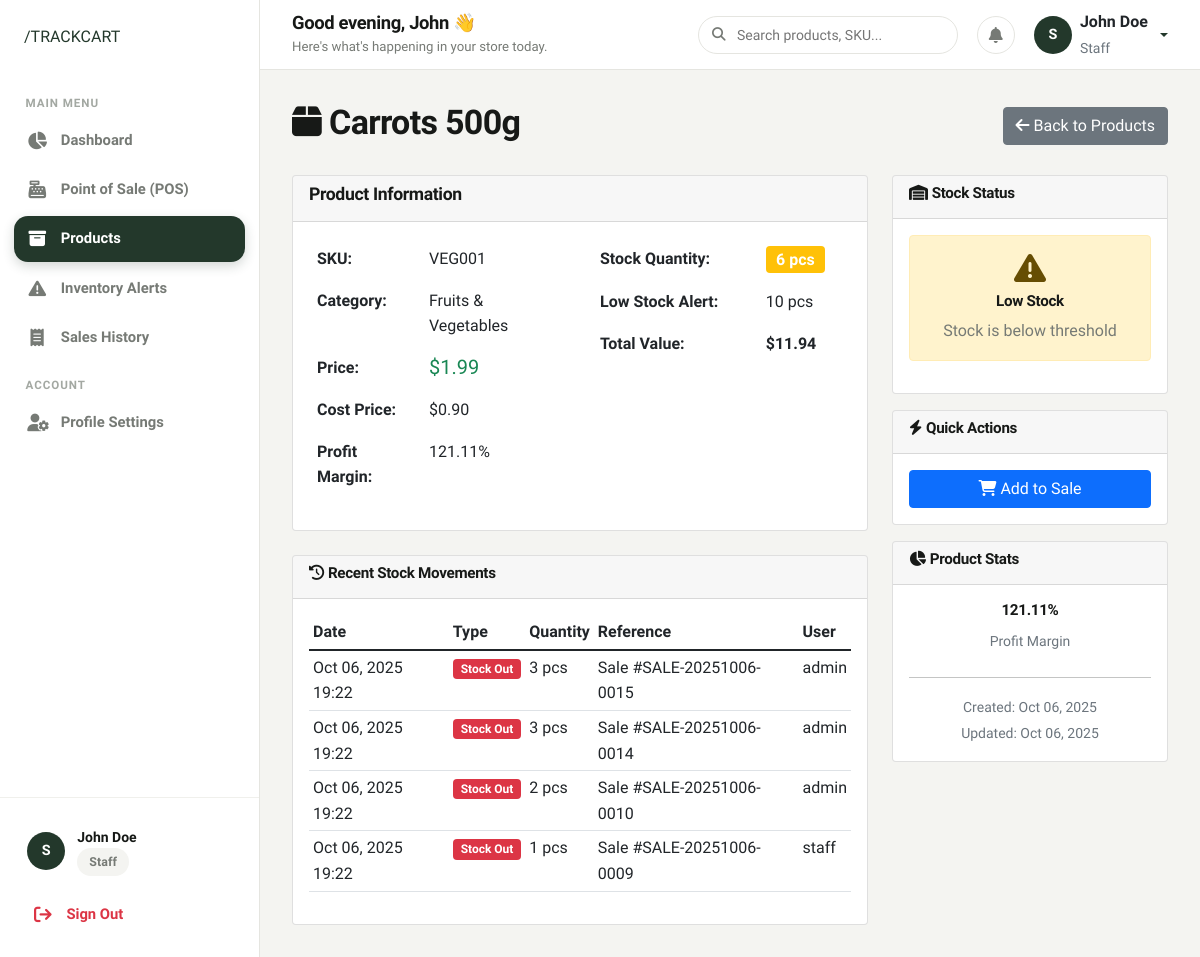
The page /products/19/detail/ (signed in) on the database as committed earlier.
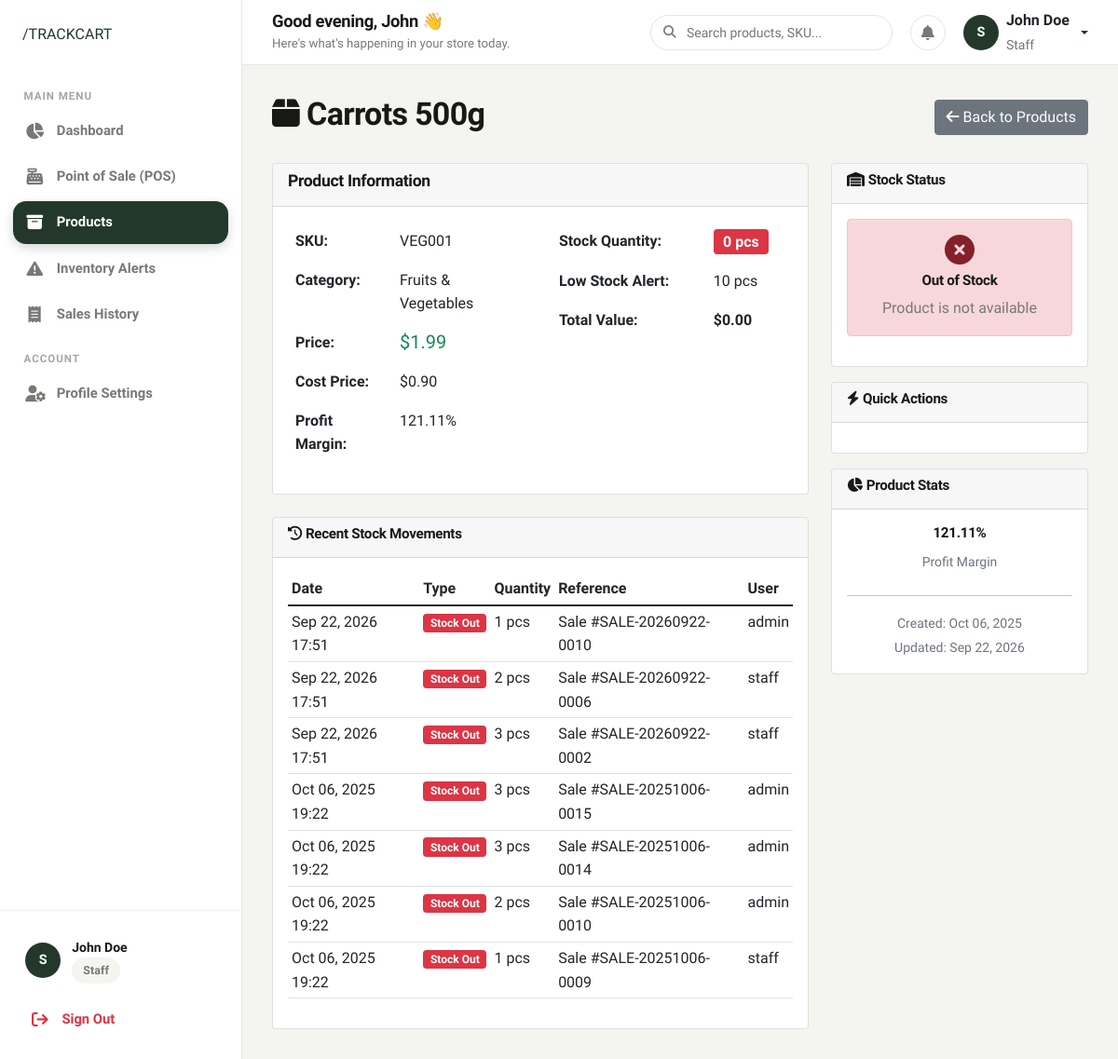
The same page on the database as committed later.
### authentication/models.py (models this page shows, shortened)
class UserProfile(models.Model):
    ROLE_CHOICES = [
        ('admin', 'Admin'),
        ('staff', 'Staff'),
    ]
    user = models.OneToOneField(User, on_delete=models.CASCADE)
    role = models.CharField(max_length=10, choices=ROLE_CHOICES, default='staff')
    phone = models.CharField(max_length=15, blank=True, null=True)
    address = models.TextField(blank=True, null=True)
    created_at = models.DateTimeField(auto_now_add=True)
    updated_at = models.DateTimeField(auto_now=True)
    @property
    def is_admin(self):
        return self.role == 'admin'

### products/models.py (models this page shows, shortened)
class Product(models.Model):
    name = models.CharField(max_length=200)
    sku = models.CharField(max_length=50, unique=True, help_text="Stock Keeping Unit")
    barcode = models.CharField(max_length=100, blank=True, null=True, unique=True)
    category = models.ForeignKey(Category, on_delete=models.PROTECT, related_name='products')
    description = models.TextField(blank=True, null=True)
    price = models.DecimalField(max_digits=10, decimal_places=2, validators=[MinValueValidator(Decimal('0.01'))])
    cost_price = models.DecimalField(max_digits=10, decimal_places=2, validators=[MinValueValidator(Decimal('0.00'))], help_text="Cost price for profit calculation")
    stock_quantity = models.IntegerField(default=0, validators=[MinValueValidator(0)])
    low_stock_threshold = models.IntegerField(default=10, validators=[MinValueValidator(0)], help_text="Alert when stock goes below this number")
    unit = models.CharField(max_length=20, default='pcs', help_text="Unit of measurement (e.g., pcs, kg, ltr)")
    expiry_date = models.DateField(blank=True, null=True)
    is_active = models.BooleanField(default=True)
    created_at = models.DateTimeField(auto_now_add=True)
    updated_at = models.DateTimeField(auto_now=True)
    class Meta:
        ordering = ['name']
    @property
    def is_low_stock(self):
        return self.stock_quantity <= self.low_stock_threshold
    @property
    def profit_margin(self):
        if self.cost_price > 0:
            return ((self.price - self.cost_price) / self.cost_price) * 100
        return 0
    @property
    def total_value(self):
        return self.stock_quantity * self.price

class Category(models.Model):
    name = models.CharField(max_length=100, unique=True)
    description = models.TextField(blank=True, null=True)
    created_at = models.DateTimeField(auto_now_add=True)
    updated_at = models.DateTimeField(auto_now=True)
    class Meta:
        verbose_name_plural = "Categories"
        ordering = ['name']

class StockMovement(models.Model):
    MOVEMENT_TYPES = [
        ('in', 'Stock In'),
        ('out', 'Stock Out'),
        ('adjustment', 'Stock Adjustment'),
    ]
    product = models.ForeignKey(Product, on_delete=models.CASCADE, related_name='stock_movements')
    movement_type = models.CharField(max_length=20, choices=MOVEMENT_TYPES)
    quantity = models.IntegerField()
    reference = models.CharField(max_length=200, blank=True, null=True, help_text="Reference (e.g., Sale ID, Purchase Order)")
    notes = models.TextField(blank=True, null=True)
    created_at = models.DateTimeField(auto_now_add=True)
    created_by = models.ForeignKey('auth.User', on_delete=models.PROTECT)
    class Meta:
        ordering = ['-created_at']

### products/views.py (the view)
# urls.py: path('<int:product_id>/detail/', views.product_detail, name='product_detail'),
@login_required
def product_detail(request, product_id):
    product = get_object_or_404(Product, id=product_id)
    stock_movements = product.stock_movements.all()[:20]  # Last 20 movements
    return render(request, 'products/product_detail.html', {
        'product': product,
        'stock_movements': stock_movements
    })

### templates/products/product_detail.html (shortened to what this page needs)
{% extends 'base.html' %}
{% block content %}
<div class="d-flex justify-content-between align-items-center mb-4">
    <h2><i class="fas fa-box me-2"></i>{{ product.name }}</h2>
    <div>
        <a href="{% url 'products:product_list' %}" class="btn btn-secondary">
            <i class="fas fa-arrow-left me-1"></i>Back to Products
        </a>
    </div>
</div>
<div class="row">
    <div class="col-md-8">
        <div class="card">
            <div class="card-header">
                <h5>Product Information</h5>
            </div>
            <div class="card-body">
                <div class="row">
                    <div class="col-md-6">
                        <table class="table table-borderless">
                            <tr>
                                <td><strong>SKU:</strong></td>
                                <td>{{ product.sku }}</td>
                            </tr>
                            <tr>
                                <td><strong>Category:</strong></td>
                                <td>{{ product.category.name }}</td>
                            </tr>
                            <tr>
                                <td><strong>Price:</strong></td>
                                <td><span class="h5 text-success">${{ product.price }}</span></td>
                            </tr>
                            <tr>
                                <td><strong>Cost Price:</strong></td>
                                <td>${{ product.cost_price }}</td>
                            </tr>
                            <tr>
                                <td><strong>Profit Margin:</strong></td>
                                <td>{{ product.profit_margin|floatformat:2 }}%</td>
                            </tr>
                        </table>
                    </div>
                    <div class="col-md-6">
                        <table class="table table-borderless">
                            <tr>
                                <td><strong>Stock Quantity:</strong></td>
                                <td>
                                    <span class="badge {% if product.stock_quantity == 0 %}bg-danger{% elif product.is_low_stock %}bg-warning{% else %}bg-success{% endif %} fs-6">
                                        {{ product.stock_quantity }} {{ product.unit }}
                                    </span>
                                </td>
                            </tr>
                            <tr>
                                <td><strong>Low Stock Alert:</strong></td>
                                <td>{{ product.low_stock_threshold }} {{ product.unit }}</td>
                            </tr>
                            <tr>
                                <td><strong>Total Value:</strong></td>
                                <td><strong>${{ product.total_value }}</strong></td>
                            </tr>
                        </table>
                    </div>
                </div>
            </div>
        </div>
        <div class="card mt-4">
            <div class="card-header">
                <h6><i class="fas fa-history me-1"></i>Recent Stock Movements</h6>
            </div>
            <div class="card-body">
                {% if stock_movements %}
                <div class="table-responsive">
                    <table class="table table-sm">
                        <thead>
                            <tr>
                                <th>Date</th>
                                <th>Type</th>
                                <th>Quantity</th>
                                <th>Reference</th>
                                <th>User</th>
                            </tr>
                        </thead>
                        <tbody>
                            {% for movement in stock_movements %}
                            <tr>
                                <td>{{ movement.created_at|date:"M d, Y H:i" }}</td>
                                <td>
                                    <span class="badge bg-{% if movement.movement_type == 'in' %}success{% elif movement.movement_type == 'out' %}danger{% else %}warning{% endif %}">
                                        {{ movement.get_movement_type_display }}
                                    </span>
                                </td>
                                <td>{{ movement.quantity }} {{ product.unit }}</td>
                                <td>{{ movement.reference|default:"-" }}</td>
                                <td>{{ movement.created_by.username }}</td>
                            </tr>
                            {% endfor %}
                        </tbody>
                    </table>
                </div>
                {% else %}
                <p class="text-muted">No stock movements recorded</p>
                {% endif %}
            </div>
        </div>
    </div>
    <div class="col-md-4">
        <div class="card">
            <div class="card-header">
                <h6><i class="fas fa-warehouse me-1"></i>Stock Status</h6>
            </div>
            <div class="card-body text-center">
                {% if product.stock_quantity == 0 %}
                    <div class="alert alert-danger">
                        <i class="fas fa-times-circle fa-2x mb-2"></i>
                        <h6>Out of Stock</h6>
                        <p class="mb-0">Product is not available</p>
                    </div>
                {% elif product.is_low_stock %}
                    <div class="alert alert-warning">
                        <i class="fas fa-exclamation-triangle fa-2x mb-2"></i>
                        <h6>Low Stock</h6>
                        <p class="mb-0">Stock is below threshold</p>
                    </div>
                {% else %}
                    <div class="alert alert-success">
                        <i class="fas fa-check-circle fa-2x mb-2"></i>
                        <h6>In Stock</h6>
                        <p class="mb-0">Stock level is good</p>
                    </div>
                {% endif %}
            </div>
        </div>
        <div class="card mt-3">
            <div class="card-header">
                <h6><i class="fas fa-bolt me-1"></i>Quick Actions</h6>
            </div>
            <div class="card-body">
                <div class="d-grid gap-2">
                    {% if product.stock_quantity > 0 %}
                    <a href="{% url 'sales:sale_create' %}?product={{ product.id }}" class="btn btn-primary">
                        <i class="fas fa-shopping-cart me-1"></i>Add to Sale
                    </a>
                    {% endif %}
                </div>
            </div>
        </div>
        <div class="card mt-3">
            <div class="card-header">
                <h6><i class="fas fa-chart-pie me-1"></i>Product Stats</h6>
            </div>
            <div class="card-body">
                <div class="row text-center">
                    <div class="col-12 mb-2">
                        <h6>{{ product.profit_margin|floatformat:2 }}%</h6>
                        <small class="text-muted">Profit Margin</small>
                    </div>
                </div>
                <hr>
                <div class="text-center">
                    <small class="text-muted">
                        Created: {{ product.created_at|date:"M d, Y" }}<br>
                        Updated: {{ product.updated_at|date:"M d, Y" }}
                    </small>
                </div>
            </div>
        </div>
    </div>
</div>
{% endblock %}

### templates/components/sidebar.html (shortened to what this page needs)
{% load static %}
<aside class="sidebar">
    <div>
        <div class="sidebar-header">
            <a href="{% url 'home' %}" class="brand-slash-logo">
                /TRACKCART
            </a>
        </div>
        <ul class="sidebar-nav">
            <li class="sidebar-label">Main Menu</li>
            <li class="sidebar-item">
                <a href="{% url 'dashboard:dashboard' %}" class="sidebar-link {% if request.resolver_match.url_name == 'dashboard' %}active{% endif %}">
                    <i class="fas fa-chart-pie"></i>
                    <span>Dashboard</span>
                </a>
            </li>
            {% if not user.userprofile.is_admin %}
            <li class="sidebar-item">
                <a href="{% url 'sales:sale_create' %}" class="sidebar-link {% if request.resolver_match.url_name == 'sale_create' %}active{% endif %}">
                    <i class="fas fa-cash-register"></i>
                    <span>Point of Sale (POS)</span>
                </a>
            </li>
            {% endif %}
            <li class="sidebar-item">
                <a href="{% url 'products:product_list' %}" class="sidebar-link {% if 'product' in request.resolver_match.url_name and request.resolver_match.url_name != 'category_list' and request.resolver_match.url_name != 'low_stock_alert' %}active{% endif %}">
                    <i class="fas fa-box-archive"></i>
                    <span>Products</span>
                </a>
            </li>
            <li class="sidebar-item">
                <a href="{% url 'products:low_stock_alert' %}" class="sidebar-link {% if request.resolver_match.url_name == 'low_stock_alert' %}active{% endif %}">
                    <i class="fas fa-triangle-exclamation"></i>
                    <span>Inventory Alerts</span>
                </a>
            </li>
            <li class="sidebar-item">
                <a href="{% url 'sales:sale_list' %}" class="sidebar-link {% if 'sale' in request.resolver_match.url_name and request.resolver_match.url_name != 'sale_create' %}active{% endif %}">
                    <i class="fas fa-receipt"></i>
                    <span>Sales History</span>
                </a>
            </li>
            <li class="sidebar-label">Account</li>
            <li class="sidebar-item">
                <a href="{% url 'authentication:profile' %}" class="sidebar-link {% if request.resolver_match.url_name == 'profile' %}active{% endif %}">
                    <i class="fas fa-user-gear"></i>
                    <span>Profile Settings</span>
                </a>
            </li>
        </ul>
    </div>
    <div class="sidebar-footer">
        <div class="sidebar-user-card mb-2">
            <div class="user-avatar">
                {{ user.username|slice:":1"|upper }}
            </div>
            <div class="user-info">
                <div class="user-name">{{ user.get_full_name|default:user.username }}</div>
                <div class="user-role-badge">
                    <span class="tc-badge {% if user.userprofile.is_admin %}tc-badge-success{% else %}tc-badge-neutral{% endif %}">
                        {{ user.userprofile.get_role_display }}
                    </span>
                </div>
            </div>
        </div>
        <a href="{% url 'authentication:logout' %}" class="sidebar-link text-danger">
            <i class="fas fa-arrow-right-from-bracket"></i>
            <span>Sign Out</span>
        </a>
    </div>
</aside>

### templates/components/topbar.html (shortened to what this page needs)
{% load static %}
<header class="dashboard-topbar">
    <div class="d-flex align-items-center gap-3">
        <div class="topbar-welcome">
            <h4>Good {% if now.hour < 12 %}morning{% elif now.hour < 17 %}afternoon{% else %}evening{% endif %}, {{ user.first_name|default:user.username }} 👋</h4>
            <p>Here's what's happening in your store today.</p>
        </div>
    </div>
    <div class="topbar-actions">
        <div class="search-box-custom">
            <i class="fas fa-magnifying-glass"></i>
            <input type="text" id="globalSearchInput" class="form-control-custom" placeholder="Search products, SKU...">
        </div>
        <a href="{% url 'products:low_stock_alert' %}" class="topbar-icon-btn" title="Stock Alerts">
            <i class="fas fa-bell"></i>
        </a>
        <div class="dropdown">
            <a href="#" class="d-flex align-items-center gap-2 text-decoration-none dropdown-toggle" id="userMenuDropdown" data-bs-toggle="dropdown" aria-expanded="false">
                <div class="user-avatar">
                    {{ user.username|slice:":1"|upper }}
                </div>
                <div class="d-none d-md-block text-start">
                    <div class="fw-bold text-dark fs-6 line-height-1">{{ user.get_full_name|default:user.username }}</div>
                    <small class="text-muted text-capitalize">{{ user.userprofile.role }}</small>
                </div>
            </a>
        </div>
    </div>
</header>

Rows that differ between the two databases and show on the page:
changed Product "Carrots 500g": stock_quantity "6" → "0"; total_value "11.94" → "0.00"; updated_at "Oct 06, 2025" → "Sep 22, 2026"
added StockMovement: created_at "Sep 22, 2026 17:51", movement_type "Stock Out", quantity "1", {{ product.unit }} "pcs", reference "Sale #SALE-20260922-0010", created_by.username "admin"
added StockMovement: created_at "Sep 22, 2026 17:51", movement_type "Stock Out", quantity "2", {{ product.unit }} "pcs", reference "Sale #SALE-20260922-0006", created_by.username "staff"
added StockMovement: created_at "Sep 22, 2026 17:51", movement_type "Stock Out", quantity "3", {{ product.unit }} "pcs", reference "Sale #SALE-20260922-0002", created_by.username "staff"
Other text that changed with them:
text no longer shown: "Low Stock Stock is below threshold Add to Sale"
text now shown: "Out of Stock Product is not available"
